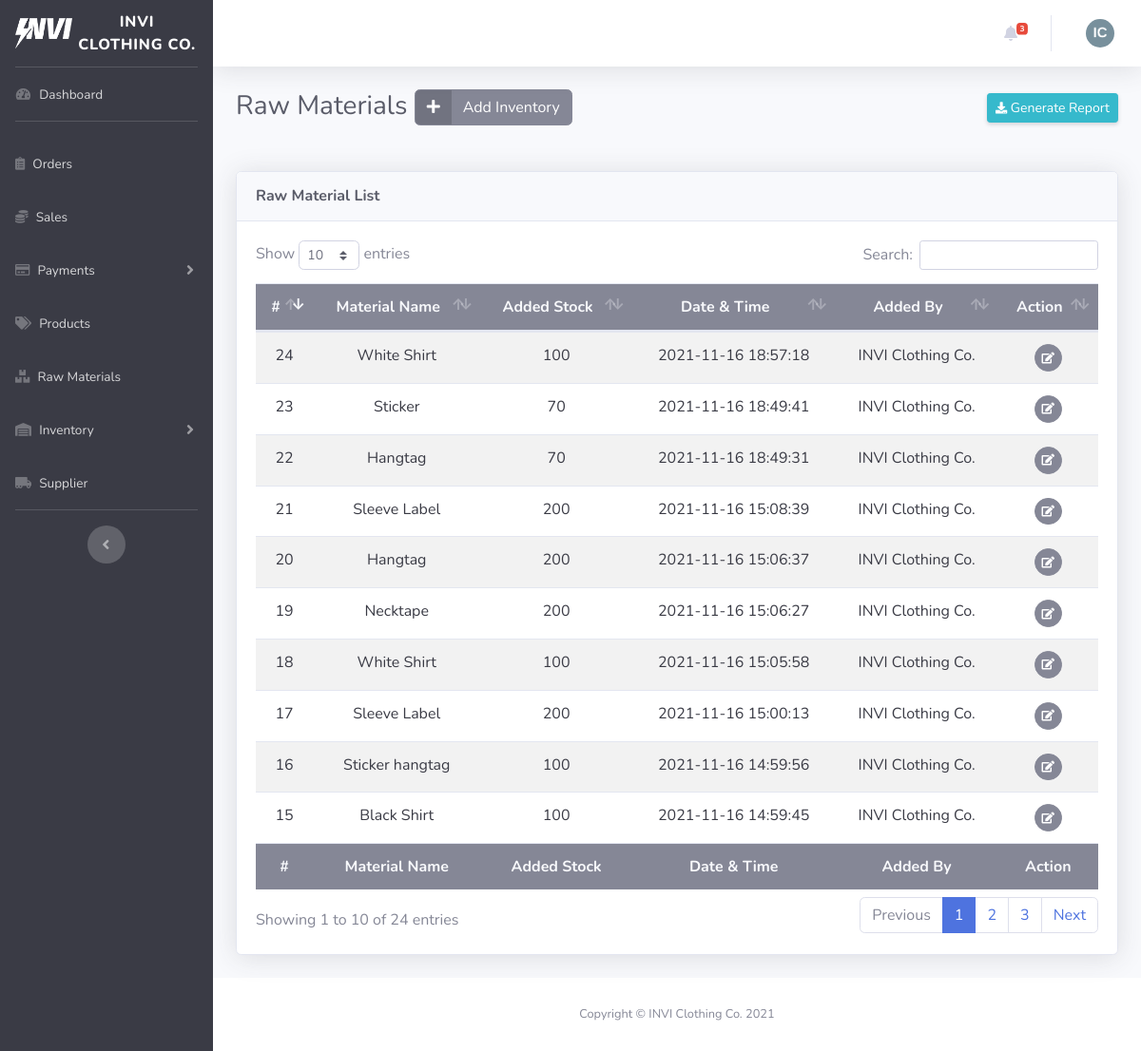
The page /dist/inventorymaterial.php on the database its author committed.
### tables this page shows
CREATE TABLE `account_table` (
  `ID` int(11) NOT NULL AUTO_INCREMENT,
  `firstName` varchar(255) NOT NULL,
  `lastName` varchar(255) NOT NULL,
  `email` varchar(255) NOT NULL,
  `password` varchar(255) NOT NULL,
  `contactNumber` varchar(255) DEFAULT NULL,
  `profileImg` varchar(255) DEFAULT NULL,
  `access` varchar(255) NOT NULL,
  PRIMARY KEY (`ID`)
);

CREATE TABLE `rawmaterials_table` (
  `ID` int(11) NOT NULL AUTO_INCREMENT,
  `materialName` varchar(255) NOT NULL,
  `unitPrice` int(11) NOT NULL,
  `stockQty` int(11) NOT NULL,
  `supplierID` int(11) NOT NULL,
  PRIMARY KEY (`ID`),
  KEY `fk_supplier_idx` (`supplierID`),
  CONSTRAINT `fk_supplier` FOREIGN KEY (`supplierID`) REFERENCES `supplier_table` (`ID`) ON DELETE CASCADE ON UPDATE CASCADE
);

### class/webstoreclass.php (called while the page is built, shortened)
<?php
class WebStore
{
  private $server = "mysql:host=localhost;dbname=invi-clothing_database;port=3307";
  private $user = "root";
  private $pass = "";
  private $options = [
    PDO::ATTR_ERRMODE => PDO::ERRMODE_EXCEPTION,
    PDO::ATTR_DEFAULT_FETCH_MODE => PDO::FETCH_ASSOC,
  ];
  public function openConnection()
  {
    try {
      $this->con = new PDO(
        $this->server,
        $this->user,
        $this->pass,
        $this->options
      );
      return $this->con;
    } catch (PDOException $e) {
      echo "There is some problem in the connection :" . $e->getMessage();
    }
  }
  public function get_userdata()
  {
    if (isset($_SESSION["userdata"])) {
      return $_SESSION["userdata"];
    } else {
      return null;
    }
  }
  public function get_admin()
  {
    $connection = $this->openConnection();
    $stmt = $connection->prepare(
      "SELECT * FROM account_table WHERE access = 'admin' ORDER BY ID DESC"
    );
    $stmt->execute();
    $admins = $stmt->fetchall();
    $count = $stmt->rowCount();
    if ($count > 0) {
      return $admins;
    } else {
      return false;
    }
  }
  public function count_orders()
  {
    $connection = $this->openConnection();
    $stmt = $connection->prepare(
      "SELECT COUNT(DISTINCT(orderID)) FROM sales_table WHERE orderStatus = 'Pending'"
    );
    $stmt->execute();
    $orders = $stmt->fetchColumn();
    $count = $stmt->rowCount();
    if ($count > 0) {
      return $orders;
    } else {
      return false;
    }
  }
  public function get_inventory_materials_added()
  {
    $connection = $this->openConnection();
    $stmt = $connection->prepare(
      "SELECT inventory.ID, materialID, materialName, addedQty, dateTime, account.firstName as addedByName, account.lastName as addedByLastName FROM (SELECT * FROM inventorymaterial_table) inventory LEFT JOIN rawmaterials_table materials ON inventory.materialID = materials.ID LEFT JOIN account_table account ON inventory.adminID = account.ID ORDER BY ID DESC"
    );
    $stmt->execute();
    $inventoryMaterials = $stmt->fetchall();
    $count = $stmt->rowCount();
    if ($count > 0) {
      return $inventoryMaterials;
    } else {
      return false;
    }
  }
}
$store = new WebStore();
?>

### dist/inventorymaterial.php (the view, shortened to what this page needs)
<?php
require_once "../class/webstoreclass.php";
$user = $store->get_userdata();
include_once "../includes/dashboard_header.php";
$admins = $store->get_admin();
?>
  <body id="page-top">
    <?php
    $store->add_inventory_materials();
    $store->update_inventory_material();
    $addedInventoryMaterials = $store->get_inventory_materials_added();
    $countOrders = $store->count_orders();
    ?>
    <div id="wrapper">
      <?php include_once "../includes/dashboard_sidebar.php"; ?>
      <div id="content-wrapper" class="d-flex flex-column">
        <div id="content">
          <?php include_once "../includes/dashboard_navbar.php"; ?>
          <div class="container-fluid">
            <div
              class="d-sm-flex align-items-center justify-content-between mb-4 d-print-none"
            >
              <h1 class="h3 mb-4 text-gray-800">Raw Materials
                <button type="button" href="#" class="btn btn-secondary btn-icon-split" data-toggle="modal" data-target="#materialsModal">
                    <span class="icon text">
                      <i class="fas fa-plus"></i>
                    </span>
                    <span class="text">Add Inventory</span>
                </button>
              </h1>
              <div class="dropdown no-arrow mb-4">
                <button class="btn btn-info btn-sm shadow-sm dropdown-toggle" type="button"
                    id="dropdownMenuButton" data-toggle="dropdown" aria-haspopup="true"
                    aria-expanded="false">
                    <i class="fas fa-download fa-sm text"></i>
                    Generate Report
                </button>
              </div>
            </div>
            <div class="card shadow mb-4 d-print-none">
              <div class="card-header py-3">
                <h6 class="m-0 font-weight-bold text-gray-800">
                  Raw Material List
                </h6>
              </div>
              <div class="card-body">
                <div class="table-responsive">
                  <table
                    class="table table-striped text-center"
                    id="dataTable"
                    width="100%"
                    cellspacing="0"
                    data-order='[[ 0, "desc" ]]'
                  >
                    <thead class="bg-gray-600 text-gray-100">
                        <tr>
                          <th>#</th>
                          <th>Material Name</th>
                          <th>Added Stock</th>
                          <th>Date & Time</th>
                          <th>Added By</th>
                          <th>Action</th>
                        </tr>
                    </thead>
                    <tbody class="text-gray-900">
                      <?php if ($addedInventoryMaterials) { ?>
                        <?php foreach (
                          $addedInventoryMaterials
                          as $inventoryMaterial
                        ) { ?>
                          <tr>
                            <td><?= $inventoryMaterial["ID"] ?></td>
                            <td><?= $inventoryMaterial["materialName"] ?></td>
                            <td><?= $inventoryMaterial["addedQty"] ?></td>
                            <td><?= $inventoryMaterial["dateTime"] ?></td>
                            <td><?= $inventoryMaterial["addedByName"] .
                              " " .
                              $inventoryMaterial["addedByLastName"] ?></td>
                            <td>
                              <button type="button" class="editInventoryMaterial btn btn-sm btn-secondary btn-circle" href="javascript:;" data-toggle="modal" data-target="#editInventoryMaterialModal" data-inventory_material_id="<?= $inventoryMaterial[
                                "ID"
                              ] ?>" data-admin_id="<?= $user[
  "ID"
] ?>" data-material_id="<?= $inventoryMaterial[
  "materialID"
] ?>" data-added_stock_qty="<?= $inventoryMaterial["addedQty"] ?>">
                              <span class="icon text">
                                <i class="fas fa-edit"></i>
                              </span>
                            </button>
                            </td>
                          </tr>
                        <?php } ?>
                      <?php } ?>
                    </tbody>
                    <tfoot class="bg-gray-600 text-gray-100">
                        <tr>
                          <th>#</th>
                          <th>Material Name</th>
                          <th>Added Stock</th>
                          <th>Date & Time</th>
                          <th>Added By</th>
                          <th>Action</th>
                        </tr>
                    </tfoot>
                  </table>
                </div>
              </div>
            </div>
          </div>
        </div>
        <?php require_once "../includes/dashboard_footer.php"; ?>
      </div>
    </div>
  </body>
</html>

### includes/dashboard_navbar.php (shortened to what this page needs)
<nav class="navbar navbar-expand navbar-light bg-white topbar mb-4 static-top shadow d-print-none">
    <ul class="navbar-nav ml-auto">
        <li class="nav-item dropdown no-arrow mx-1">
            <a class="nav-link dropdown-toggle" href="#" id="alertsDropdown" role="button"
                data-toggle="dropdown" aria-haspopup="true" aria-expanded="false">
                <i class="fas fa-bell fa-fw"></i>
                <?php if ($countOrders) { ?>
                    <span class="badge badge-danger badge-counter">
                        <?= $countOrders > 3 ? "3+" : $countOrders ?>
                    </span>
                <?php } ?>
            </a>
        </li>
        <li class="nav-item dropdown no-arrow">
            <a class="nav-link dropdown-toggle" href="#" id="userDropdown" role="button"
                data-toggle="dropdown" aria-haspopup="true" aria-expanded="false">
                    <?php if ($admins) { ?>
                        <?php foreach ($admins as $admin) { ?>
                            <?php if (
                              is_null($admin["profileImg"]) ||
                              empty($admin["profileImg"])
                            ) { ?>
                            <img alt="Profile image" class="avatar mx-auto d-block mt-4 mb-4" width="30px" height="30px" style="border-radius:50%;">
                            <?php } else { ?>
                                <img src="./assets/img/<?= $admin[
                                  "profileImg"
                                ] ?>" alt="Profile image" class="mx-auto d-block mt-4 mb-4" width="30px" height="30px" style="object-fit:cover; border-radius:50%;">
                            <?php } ?>
                        <?php } ?>
                    <?php } ?>
            </a>
        </li>
    </ul>
</nav>

### rows shown on the page
rawmaterials_table: ID "24", materialName "White Shirt", addedQty "100", dateTime "2021-11-16 18:57:18", account_table.firstName "INVI", account_table.lastName "Clothing Co.", ID "18", dateTime "2021-11-16 15:05:58"
rawmaterials_table: ID "23", materialName "Sticker", addedQty "70", dateTime "2021-11-16 18:49:41", account_table.firstName "INVI", account_table.lastName "Clothing Co."
rawmaterials_table: ID "22", materialName "Hangtag", addedQty "70", dateTime "2021-11-16 18:49:31", account_table.firstName "INVI", account_table.lastName "Clothing Co.", ID "20", addedQty "200", dateTime "2021-11-16 15:06:37"
rawmaterials_table: ID "21", materialName "Sleeve Label", addedQty "200", dateTime "2021-11-16 15:08:39", account_table.firstName "INVI", account_table.lastName "Clothing Co.", ID "17", dateTime "2021-11-16 15:00:13"
rawmaterials_table: ID "19", materialName "Necktape", addedQty "200", dateTime "2021-11-16 15:06:27", account_table.firstName "INVI", account_table.lastName "Clothing Co."
rawmaterials_table: ID "16", materialName "Sticker hangtag", addedQty "100", dateTime "2021-11-16 14:59:56", account_table.firstName "INVI", account_table.lastName "Clothing Co."
rawmaterials_table: ID "15", materialName "Black Shirt", addedQty "100", dateTime "2021-11-16 14:59:45", account_table.firstName "INVI", account_table.lastName "Clothing Co."

### other values the page prints
$countOrders "3"
